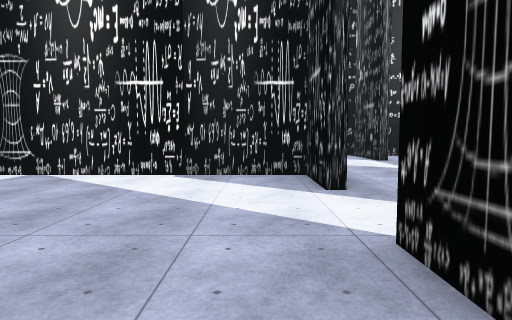
View 1 (above)

24 first-person views from a walk through a scene from a Unity 3-D project. The camera is 1.5 m above the floor, tilts 4° down and sees 75° across. The floor is counted in squares, 2 m on a side. Each view is taken from the middle of a square. On the plan, view 1 faces up. The plan holds only what a view shows up to about 11 squares ahead; the rest is blank. The place goes on beyond the plan. The player is left out. Some surface patterns are stand-ins.

View 2
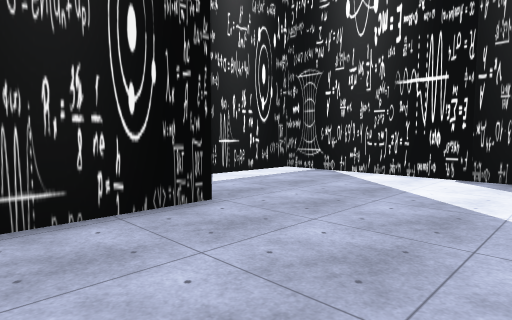

View 3
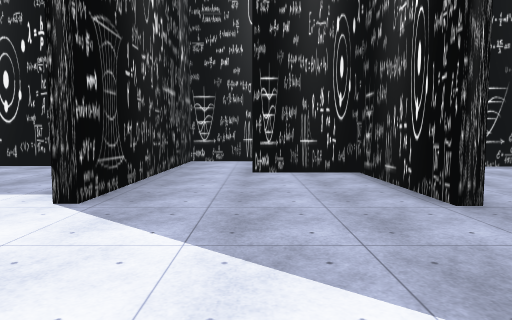

View 4
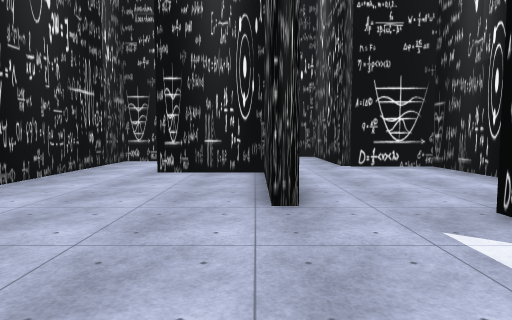

View 5
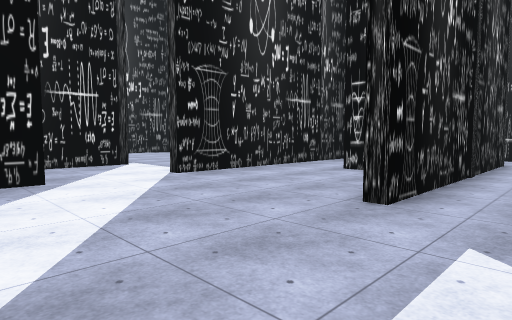

View 6
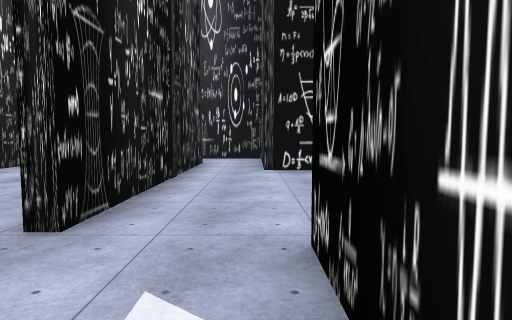

View 7
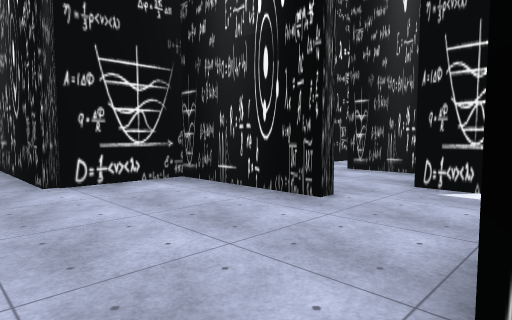

View 8
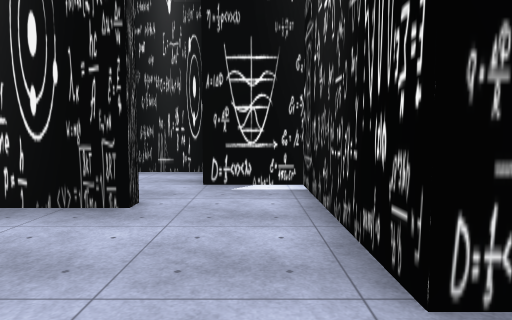

View 9
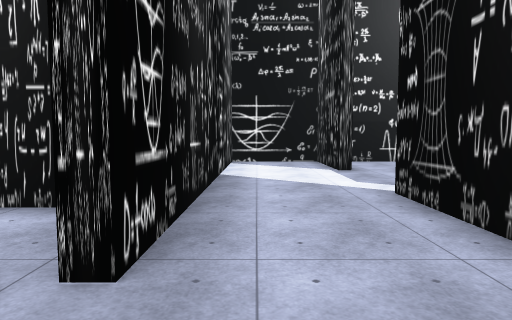

View 10
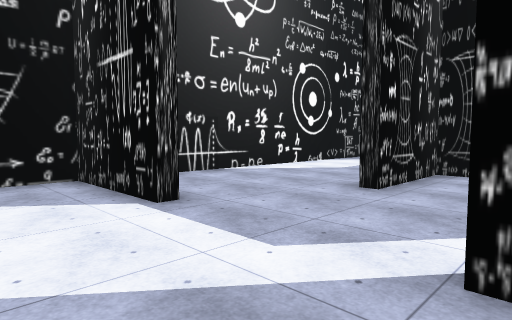

View 11
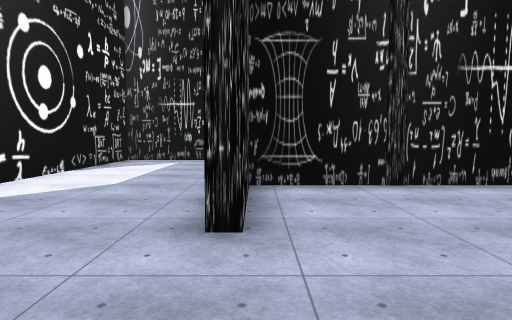

View 12
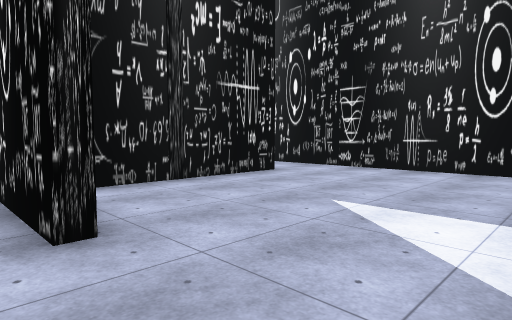

View 13
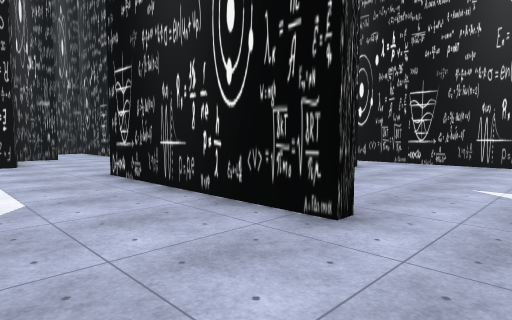

View 14
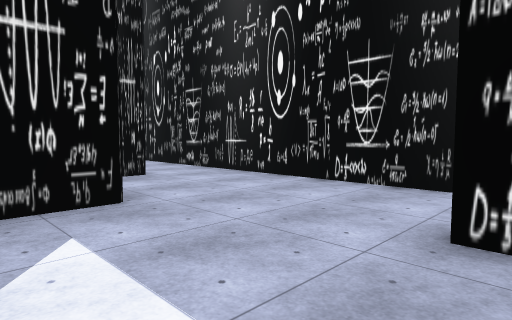

View 15
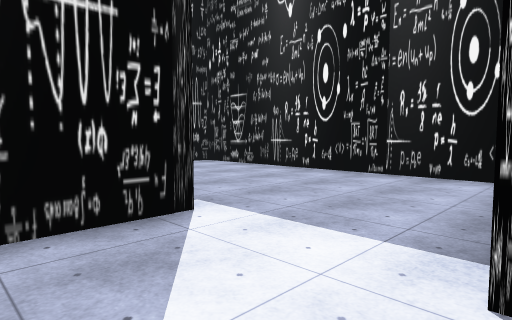

View 16
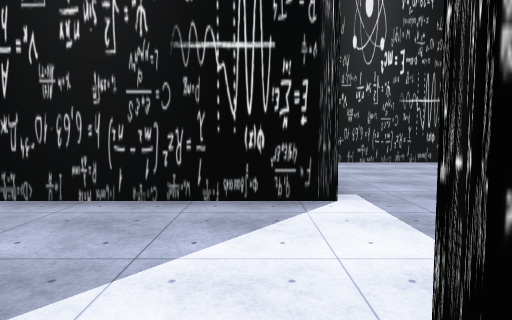

View 17
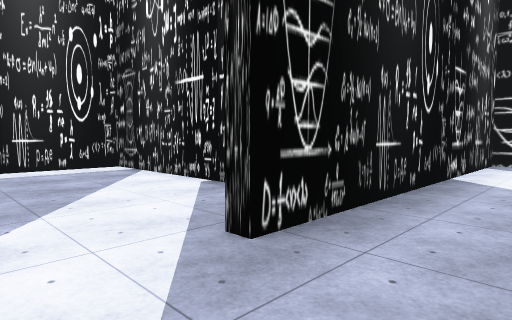

View 18
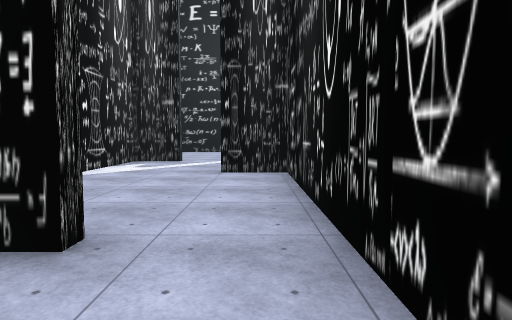

View 19
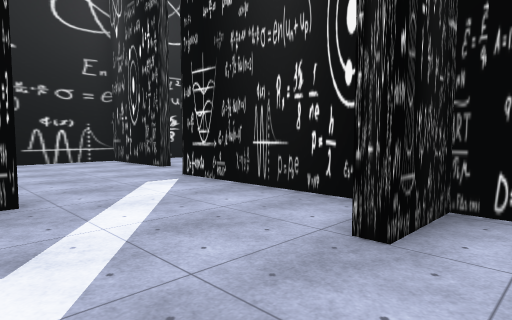

View 20
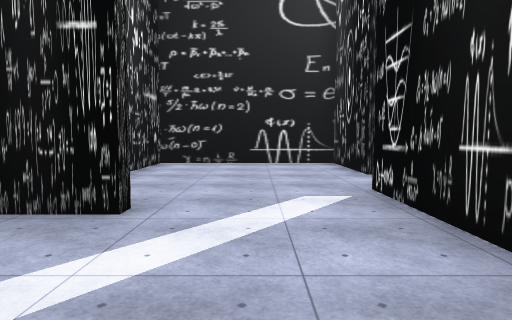

View 21
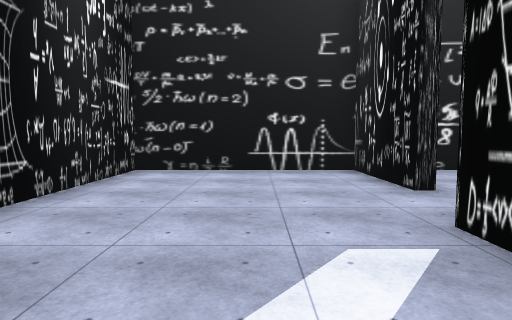

View 22
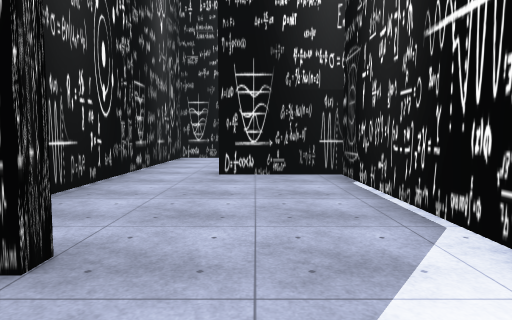

View 23
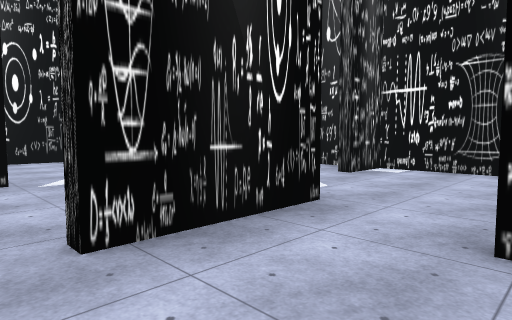

View 24
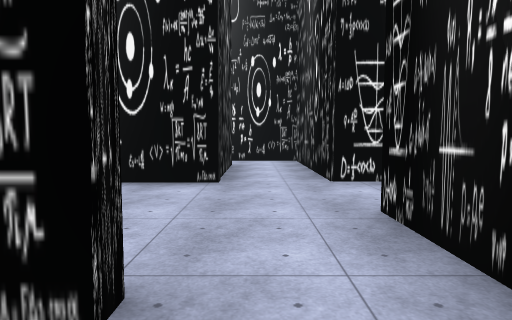

### Floor plan
Points are (right, up) in squares from view 1. A wall is a line through its corners. A room is listed if a view was taken in it or the views show most of it. See-through windows are left out.
Room 1 (views 1, 2, 3, 4, 5, 6, 7, 8, 16)
walls: (-3.2, 2.5) (-3.2, -1) (-0.9, -1); (-3.5, 1.5) (-3.5, 2.5); (1, 4.7) (1, 6.5) (-5.4, 6.5) (-5.4, 2.7); (1, -1.5) (1, 2.3)
ways out: opening at (1, 3.5) to room 2; opening at (-4.5, 2) to room 7; opening at (0, -1) to room 8
Room 2 (views 9, 10, 11, 12, 13, 14, 15, 17)
walls: (6.6, 9.1) (6.6, 9.4) (11.8, 9.4); (4.2, 10.4) (3.9, 10.4) (3.9, 13.1) (1.3, 13.1) (1.3, 4.7) (1, 4.7); (12.2, 7) (16.4, 7); (14.7, 10.4) (14.7, 13.1) (4.9, 13.1); (3.9, 2) (3.9, 7.4); (17.2, 8.9) (17.2, 10); (1, 2.3) (1.4, 2.3)
ways out: opening at (1, 3.5) to room 1; opening at (5.3, 8) to room 3; opening at (2.5, 2) to room 6; opening at (17, 8)
Room 3 (view 18)
walls: (9.1, 4.2) (9.1, 9.1) (6.6, 9.1); (4.9, 2.3) (9.4, 2.3)
ways out: opening at (5.3, 8) to room 2; opening at (9, 3.5) to room 4
Room 4 (views 19, 20, 21, 22, 24)
walls: (17.2, 5.2) (17.2, 6.7) (9.4, 6.7) (9.4, 4.2); (15, 2.3) (18.7, 2.3); (20.6, 1.4) (20.6, 1.8) (23.5, 1.8) (23.5, 6.7) (17.5, 6.7) (17.5, 5.2); (9.4, 2.3) (13.9, 2.3) (13.9, 3.8)
ways out: opening at (9, 3.5) to room 3; opening at (19.5, 2) to room 5
Room 5 (view 23)
walls: (18.7, -2.4) (18.7, -7.4) (20.8, -7.4); (23.5, -0.6) (23.5, 0); (20.6, -5.8) (20.6, -2.4) (22.2, -2.4); (18.7, 2.3) (18.7, -0.4)
ways out: opening at (19.5, 2) to room 4; opening at (18, -1.5); gap at (21, -6)
Room 6 (no view inside)
walls: (2, -2.4) (9.7, -2.4) (9.7, 0.6)
ways out: opening at (2.5, 2) to room 2
Room 7 (no view inside)
walls: (-7.5, 0.7) (-7.5, -2.4) (-5.2, -2.4) (-5.2, -4.6); (-5.4, 2.7) (-7.5, 2.7); (-3.5, -4.5) (-3.5, 1.5)
ways out: opening at (-4.5, 2) to room 1; opening at (-8, 1.5); opening at (-4, -4)
Room 8 (no view inside)
walls: (-1, -4.2) (1, -4.2) (1, -1.5)
ways out: opening at (0, -1) to room 1

Positions as (right, up) in squares from view 1, and headings:
1: (0, 0), facing up
2: (0, 0), facing up-left
3: (-1, 6), facing down
4: (-3, 6), facing down
5: (-5, 6), facing down-right
6: (-5, 5), facing down
7: (-4, 3), facing down-left
8: (-4, 2), facing left
9: (2, 3), facing up
10: (2, 7), facing up-right
11: (4, 9), facing right
12: (4, 10), facing down-right
13: (5, 12), facing down-right
14: (11, 12), facing down-right
15: (1, 4), facing down-right
16: (0, 3), facing right
17: (3, 3), facing up-left
18: (7, 3), facing right
19: (13, 6), facing down-right
20: (14, 4), facing right
21: (16, 4), facing right
22: (16, 5), facing left
23: (21, -1), facing up-left
24: (20, 3), facing down
